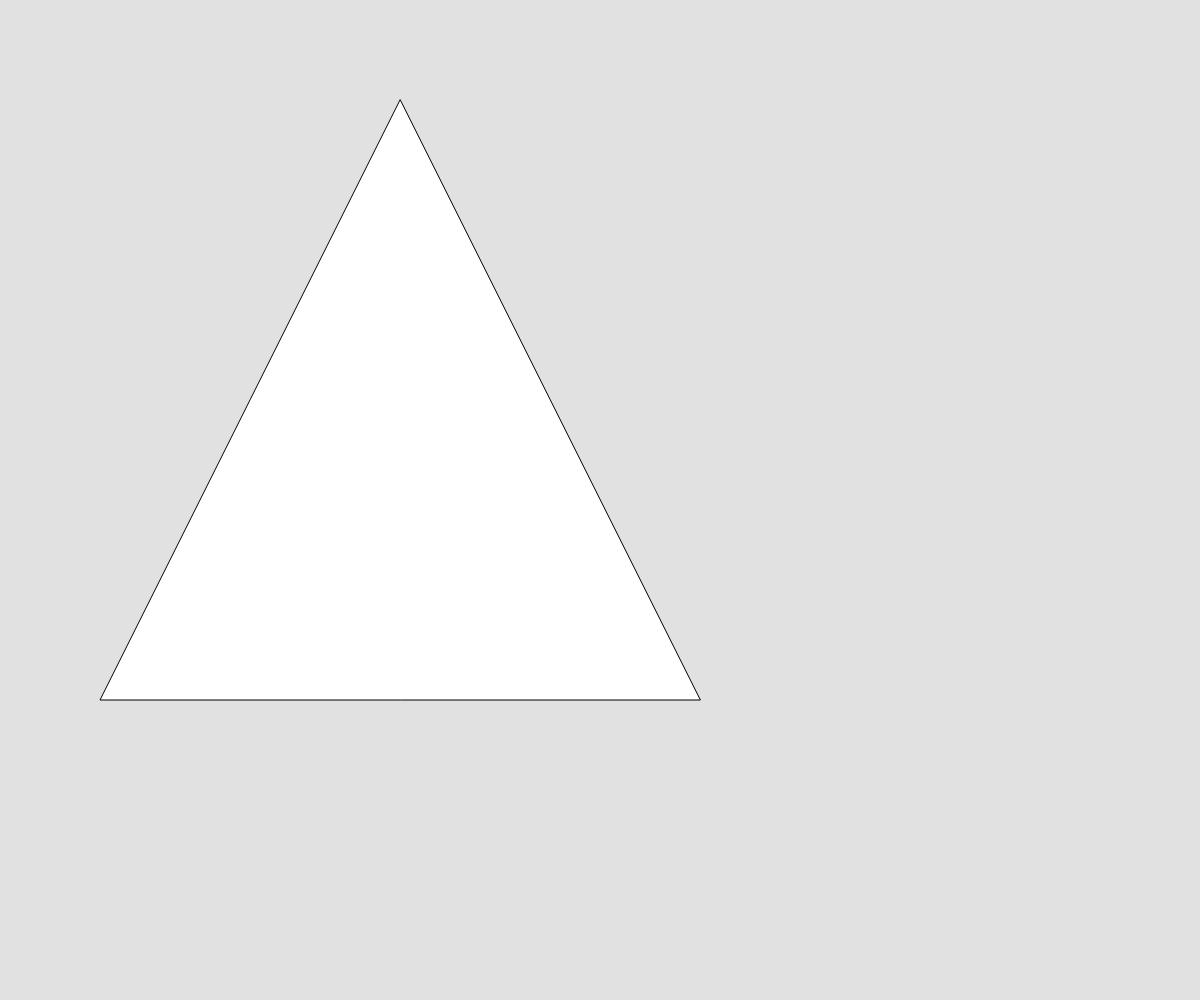
Frame 1 (no input)
Frame 60 (no input): identical to frame 1, image omitted
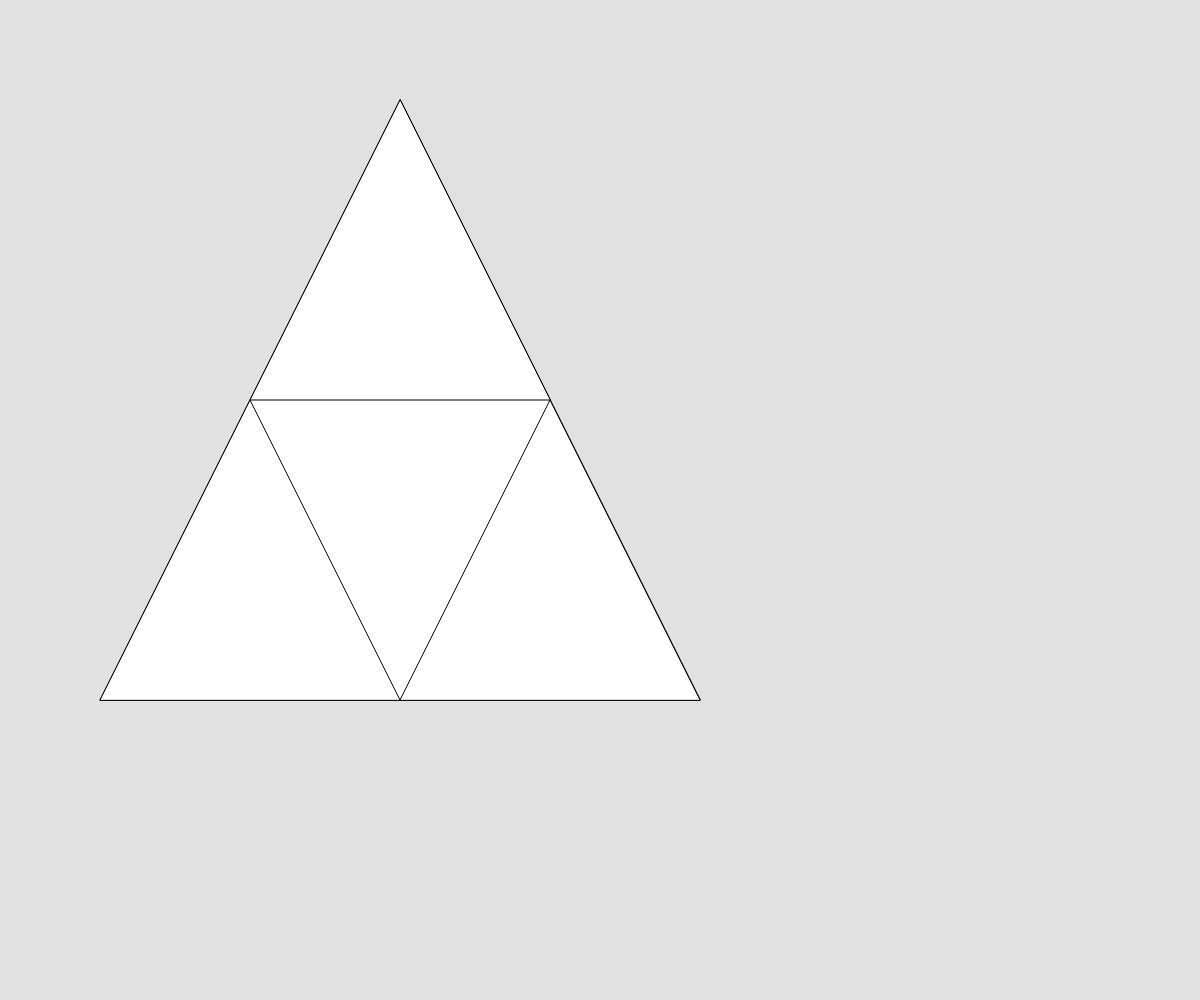
Frame 120 (the mouse pressed at the canvas centre since frame 60)

The p5.js sketch that drew these frames (run headless with seeded random() and noise() and a simulated clock; from frame 60 on, the mouse is pressed at the canvas centre):

// p5.js sketch
// ── sketch.js
// trianglr refractions

let triangleVerticies = [
  {x: 400, y:100},
  {x: 100, y:700},
  {x: 700, y:700},
];

let theDegree =0;

function setup() {
  createCanvas(windowWidth, windowHeight);
}

function draw() {
  background(225);
  sierpinski(triangleVerticies, theDegree);
  
}

function mousePressed(){
  if (theDegree < 8){
    theDegree++;
  }
}

function sierpinski(points, degree){
  triangle(points[0].x,points[0].y,points[1].x,points[1].y,points[2].x,points[2].y);

  if (degree > 0){
    sierpinski([points[0],getMidPoint(points[0],points[1]),getMidPoint(points[0],points[2])],degree -1);
  }
  if (degree > 0){
    sierpinski([points[1],getMidPoint(points[0],points[1]),getMidPoint(points[1],points[2])],degree -1);
  }
  if (degree > 0){
    sierpinski([points[2],getMidPoint(points[0],points[2]),getMidPoint(points[1],points[2])],degree -1);
  }
}

function getMidPoint(point1,point2){
  let xDiff = point1.x + point2.x;
  let yDiff = point1.y + point2.y;
  let midPoint = {x: xDiff/2, y: yDiff/2};
  return midPoint;
}
